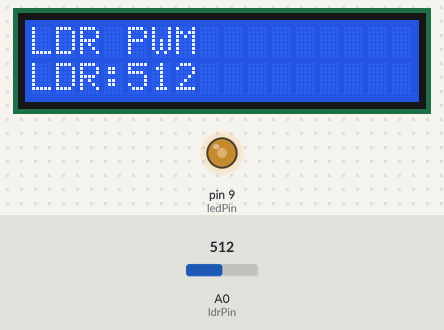
The sketch below on a simulated Arduino Uno, built with avr-gcc and run on an emulated ATmega328P. Shown: 16×2 character LCD, output pins drawn as LEDs (lit = HIGH). The inputs (shaded band) are chosen by the test bench; at power-on: A0 (ldrPin) = 512.

Above: at 1.2 s.
1.3 s: A0 (ldrPin) set to 306
At 2.6 s:
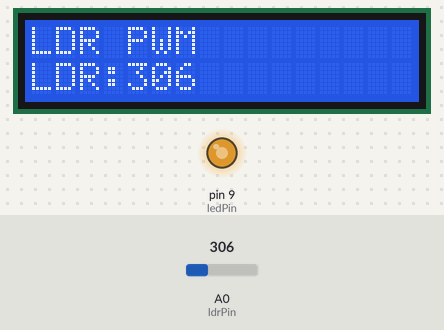
2.9 s: A0 (ldrPin) set to 122
At 4.1 s:
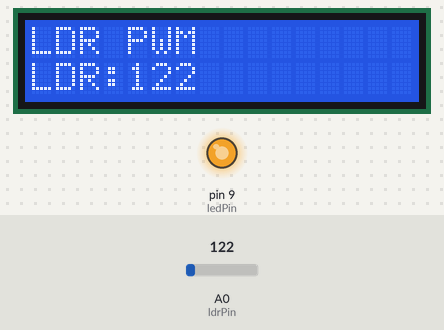
4.4 s: A0 (ldrPin) set to 900
At 5.6 s:
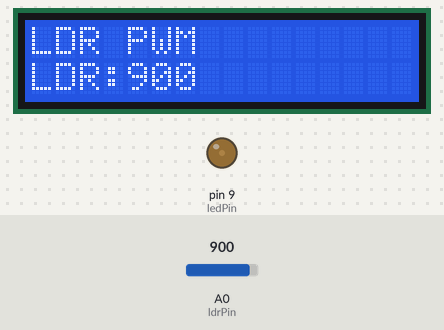
5.9 s: A0 (ldrPin) set to 1023
At 7.0 s:
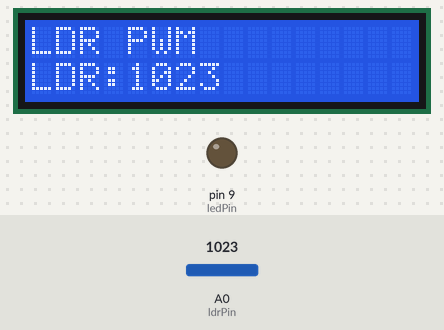
Timing chart, 0 to 8.4 s (numbered marks = the images above; inputs shaded):
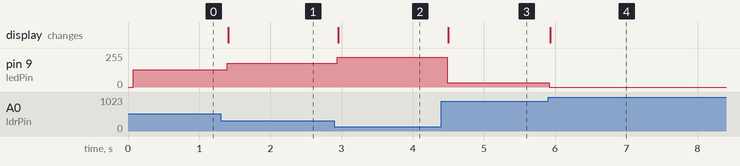

The sketch:

pluse_width_modulation_using_ldr_with_lcd.hex.ino
```cpp
#include <Wire.h>
#include <LiquidCrystal_I2C.h>

LiquidCrystal_I2C lcd(0x27, 16, 2);

const int ldrPin = A0;
const int ledPin = 9;

void setup() {
  pinMode(ledPin, OUTPUT);

  Wire.begin();
  lcd.init();
  lcd.backlight();

  lcd.setCursor(0, 0);
  lcd.print("LDR PWM");
}

void loop() {
  int ldrValue = analogRead(ldrPin);          // 0-1023
  int pwmValue = map(ldrValue, 0, 1023, 255, 0);

  analogWrite(ledPin, pwmValue);

  lcd.setCursor(0, 1);
  lcd.print("LDR:");
  lcd.print(ldrValue);
  lcd.print("   ");

  delay(100);
}


// Connections
// LDR Voltage Divider
// One end of LDR → 5V
// Other end → A0
// 10kΩ resistor from A0 → GND
// LED (+220Ω resistor) → PWM pin 9
// LCD → SDA, SCL, 5V, GND
```

Measured:
- after the input at 1.3 s, pin 9 (ledPin): 128/255 → 179/255 after 0.10 s; the display: changes after 0.11 s (image 1)
- after the input at 2.9 s, pin 9 (ledPin): 179/255 → 225/255 at once; the display: changes after 0.05 s (image 2)
- after the input at 4.4 s, pin 9 (ledPin): 225/255 → 31/255 after 0.08 s; the display: changes after 0.10 s (image 3)
- after the input at 5.9 s, pin 9 (ledPin): 31/255 → 0/255 at once; the display: changes at once (image 4)
